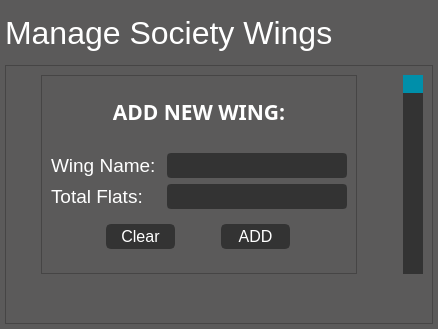
               <widget class="QWidget" name="page_tmp">
                <property name="styleSheet">
                 <string notr="true">background:rgb(91,90,90);</string>
                </property>
                <layout class="QVBoxLayout" name="verticalLayout_13">
                 <property name="spacing">
                  <number>5</number>
                 </property>
                 <property name="leftMargin">
                  <number>5</number>
                 </property>
                 <property name="topMargin">
                  <number>5</number>
                 </property>
                 <property name="rightMargin">
                  <number>5</number>
                 </property>
                 <property name="bottomMargin">
                  <number>5</number>
                 </property>
                 <item>
                  <widget class="QLabel" name="lab_about_home">
                   <property name="minimumSize">
                    <size>
                     <width>0</width>
                     <height>55</height>
                    </size>
                   </property>
                   <property name="maximumSize">
                    <size>
                     <width>16777215</width>
                     <height>55</height>
                    </size>
                   </property>
                   <property name="font">
                    <font>
                     <family>Segoe UI</family>
                     <pointsize>24</pointsize>
                    </font>
                   </property>
                   <property name="styleSheet">
                    <string notr="true">color:rgb(255,255,255);</string>
                   </property>
                   <property name="text">
                    <string>Manage Society Wings</string>
                   </property>
                  </widget>
                 </item>
                 <item>
                  <widget class="QFrame" name="frame_about_home">
                   <property name="frameShape">
                    <enum>QFrame::StyledPanel</enum>
                   </property>
                   <property name="frameShadow">
                    <enum>QFrame::Raised</enum>
                   </property>
                   <layout class="QGridLayout" name="gridLayout_7">
                    <item row="0" column="3">
                     <widget class="QScrollBar" name="vsb_about_home">
                      <property name="styleSheet">
                       <string notr="true">QScrollBar:vertical {
	background:rgb(51,51,51);
    width:20px;
    margin: 0px 0px 0px 0px;
}
QScrollBar::handle:vertical {
    background:rgb(0,143,170);
}
QScrollBar::add-page:vertical {
 	background:rgb(51,51,51);
}
QScrollBar::sub-page:vertical {
 	background:rgb(51,51,51);
}</string>
                      </property>
                      <property name="orientation">
                       <enum>Qt::Vertical</enum>
                      </property>
                     </widget>
                    </item>
                    <item row="0" column="0">
                     <widget class="QLabel" name="label_29">
                      <property name="text">
                       <string/>
                      </property>
                      <property name="pixmap">
                       <pixmap>icons/1x/icons8_company_380px.png</pixmap>
                      </property>
                     </widget>
                    </item>
                    <item row="0" column="1">
                     <widget class="QFrame" name="frame_15">
                      <property name="frameShape">
                       <enum>QFrame::StyledPanel</enum>
                      </property>
                      <property name="frameShadow">
                       <enum>QFrame::Raised</enum>
                      </property>
                      <layout class="QGridLayout" name="gridLayout_19">
                       <item row="3" column="0">
                        <spacer name="verticalSpacer_5">
                         <property name="orientation">
                          <enum>Qt::Vertical</enum>
                         </property>
                         <property name="sizeType">
                          <enum>QSizePolicy::Fixed</enum>
                         </property>
                         <property name="sizeHint" stdset="0">
                          <size>
                           <width>20</width>
                           <height>20</height>
                          </size>
                         </property>
                        </spacer>
                       </item>
                       <item row="6" column="0" colspan="2">
                        <widget class="QFrame" name="frame_16">
                         <property name="frameShape">
                          <enum>QFrame::NoFrame</enum>
                         </property>
                         <property name="frameShadow">
                          <enum>QFrame::Plain</enum>
                         </property>
                         <layout class="QGridLayout" name="gridLayout_18">
                          <property name="horizontalSpacing">
                           <number>0</number>
                          </property>
                          <item row="0" column="0">
                           <widget class="QPushButton" name="w_clear_btn">
                            <property name="minimumSize">
                             <size>
                              <width>69</width>
                              <height>25</height>
                             </size>
                            </property>
                            <property name="maximumSize">
                             <size>
                              <width>69</width>
                              <height>25</height>
                             </size>
                            </property>
                            <property name="font">
                             <font>
                              <family>Segoe UI</family>
                              <pointsize>12</pointsize>
                             </font>
                            </property>
                            <property name="styleSheet">
                             <string notr="true">QPushButton {
	border: 2px solid rgb(51,51,51);
	border-radius: 5px;	
	color:rgb(255,255,255);
	background-color: rgb(51,51,51);
}
QPushButton:hover {
	border: 2px solid rgb(0,143,150);
	background-color: rgb(0,143,150);
}
QPushButton:pressed {	
	border: 2px solid rgb(0,143,150);
	background-color: rgb(51,51,51);
}

QPushButton:disabled {	
	border-radius: 5px;	
	border: 2px solid rgb(112,112,112);
	background-color: rgb(112,112,112);
}</string>
                            </property>
                            <property name="text">
                             <string>Clear</string>
                            </property>
                           </widget>
                          </item>
                          <item row="0" column="1">
                           <widget class="QPushButton" name="w_add_btn">
                            <property name="enabled">
                             <bool>true</bool>
                            </property>
                            <property name="minimumSize">
                             <size>
                              <width>69</width>
                              <height>25</height>
                             </size>
                            </property>
                            <property name="maximumSize">
                             <size>
                              <width>69</width>
                              <height>25</height>
                             </size>
                            </property>
                            <property name="font">
                             <font>
                              <family>Segoe UI</family>
                              <pointsize>12</pointsize>
                             </font>
                            </property>
                            <property name="styleSheet">
                             <string notr="true">QPushButton {
	border: 2px solid rgb(51,51,51);
	border-radius: 5px;	
	color:rgb(255,255,255);
	background-color: rgb(51,51,51);
}
QPushButton:hover {
	border: 2px solid rgb(0,143,150);
	background-color: rgb(0,143,150);
}
QPushButton:pressed {	
	border: 2px solid rgb(0,143,150);
	background-color: rgb(51,51,51);
}

QPushButton:disabled {	
	border-radius: 5px;	
	border: 2px solid rgb(112,112,112);
	background-color: rgb(112,112,112);
}</string>
                            </property>
                            <property name="text">
                             <string>ADD</string>
                            </property>
                           </widget>
                          </item>
                         </layout>
                        </widget>
                       </item>
                       <item row="7" column="0" colspan="2">
                        <widget class="QFrame" name="frame_17">
                         <property name="frameShape">
                          <enum>QFrame::StyledPanel</enum>
                         </property>
                         <property name="frameShadow">
                          <enum>QFrame::Raised</enum>
                         </property>
                        </widget>
                       </item>
                       <item row="0" column="0">
                        <widget class="QFrame" name="frame_18">
                         <property name="frameShape">
                          <enum>QFrame::StyledPanel</enum>
                         </property>
                         <property name="frameShadow">
                          <enum>QFrame::Raised</enum>
                         </property>
                        </widget>
                       </item>
                       <item row="5" column="1">
                        <widget class="QLineEdit" name="w_tot_flats_txt">
                         <property name="enabled">
                          <bool>true</bool>
                         </property>
                         <property name="sizePolicy">
                          <sizepolicy hsizetype="Preferred" vsizetype="Fixed">
                           <horstretch>0</horstretch>
                           <verstretch>0</verstretch>
                          </sizepolicy>
                         </property>
                         <property name="minimumSize">
                          <size>
                           <width>0</width>
                           <height>0</height>
                          </size>
                         </property>
                         <property name="font">
                          <font>
                           <family>Segoe UI</family>
                           <pointsize>12</pointsize>
                          </font>
                         </property>
                         <property name="styleSheet">
                          <string notr="true">QLineEdit {
	color:rgb(255,255,255);
	border:2px solid rgb(51,51,51);
	border-radius:4px;
	background:rgb(51,51,51);
}

QLineEdit:disabled {
	color:rgb(255,255,255);
	border:2px solid rgb(112,112,112);
	border-radius:4px;
	background:rgb(112,112,112);
}</string>
                         </property>
                         <property name="text">
                          <string/>
                         </property>
                         <property name="maxLength">
                          <number>2</number>
                         </property>
                         <property name="placeholderText">
                          <string/>
                         </property>
                        </widget>
                       </item>
                       <item row="2" column="0" colspan="2">
                        <widget class="QLabel" name="label_40">
                         <property name="sizePolicy">
                          <sizepolicy hsizetype="Preferred" vsizetype="Fixed">
                           <horstretch>0</horstretch>
                           <verstretch>0</verstretch>
                          </sizepolicy>
                         </property>
                         <property name="font">
                          <font>
                           <family>Segoe UI Black</family>
                           <pointsize>16</pointsize>
                           <weight>75</weight>
                           <bold>true</bold>
                          </font>
                         </property>
                         <property name="layoutDirection">
                          <enum>Qt::LeftToRight</enum>
                         </property>
                         <property name="styleSheet">
                          <string notr="true">color:rgb(255,255,255);</string>
                         </property>
                         <property name="text">
                          <string>ADD NEW WING:</string>
                         </property>
                         <property name="alignment">
                          <set>Qt::AlignCenter</set>
                         </property>
                        </widget>
                       </item>
                       <item row="4" column="1">
                        <widget class="QLineEdit" name="w_wing_name_txt">
                         <property name="enabled">
                          <bool>true</bool>
                         </property>
                         <property name="sizePolicy">
                          <sizepolicy hsizetype="Preferred" vsizetype="Fixed">
                           <horstretch>0</horstretch>
                           <verstretch>0</verstretch>
                          </sizepolicy>
                         </property>
                         <property name="minimumSize">
                          <size>
                           <width>180</width>
                           <height>25</height>
                          </size>
                         </property>
                         <property name="maximumSize">
                          <size>
                           <width>150</width>
                           <height>25</height>
                          </size>
                         </property>
                         <property name="font">
                          <font>
                           <family>Segoe UI</family>
                           <pointsize>12</pointsize>
                          </font>
                         </property>
                         <property name="styleSheet">
                          <string notr="true">QLineEdit {
	color:rgb(255,255,255);
	border:2px solid rgb(51,51,51);
	border-radius:4px;
	background:rgb(51,51,51);
}

QLineEdit:disabled {
	color:rgb(255,255,255);
	border:2px solid rgb(112,112,112);
	border-radius:4px;
	background:rgb(112,112,112);
}</string>
                         </property>
                         <property name="text">
                          <string/>
                         </property>
                         <property name="placeholderText">
                          <string/>
                         </property>
                        </widget>
                       </item>
                       <item row="4" column="0">
                        <widget class="QLabel" name="label_39">
                         <property name="font">
                          <font>
                           <family>Segoe UI</family>
                           <pointsize>14</pointsize>
                          </font>
                         </property>
                         <property name="styleSheet">
                          <string notr="true">color:rgb(255,255,255);</string>
                         </property>
                         <property name="text">
                          <string>Wing Name: </string>
                         </property>
                        </widget>
                       </item>
                       <item row="5" column="0">
                        <widget class="QLabel" name="label_38">
                         <property name="font">
                          <font>
                           <family>Segoe UI</family>
                           <pointsize>14</pointsize>
                          </font>
                         </property>
                         <property name="styleSheet">
                          <string notr="true">color:rgb(255,255,255);</string>
                         </property>
                         <property name="text">
                          <string>Total Flats:</string>
                         </property>
                        </widget>
                       </item>
                       <item row="1" column="0">
                        <widget class="QFrame" name="frame_19">
                         <property name="frameShape">
                          <enum>QFrame::StyledPanel</enum>
                         </property>
                         <property name="frameShadow">
                          <enum>QFrame::Raised</enum>
                         </property>
                        </widget>
                       </item>
                      </layout>
                     </widget>
                    </item>
                    <item row="1" column="0">
                     <spacer name="verticalSpacer_15">
                      <property name="orientation">
                       <enum>Qt::Vertical</enum>
                      </property>
                      <property name="sizeHint" stdset="0">
                       <size>
                        <width>20</width>
                        <height>40</height>
                       </size>
                      </property>
                     </spacer>
                    </item>
                    <item row="0" column="2">
                     <spacer name="horizontalSpacer_6">
                      <property name="orientation">
                       <enum>Qt::Horizontal</enum>
                      </property>
                      <property name="sizeHint" stdset="0">
                       <size>
                        <width>40</width>
                        <height>20</height>
                       </size>
                      </property>
                     </spacer>
                    </item>
                   </layout>
                  </widget>
                 </item>
                </layout>
               </widget>
